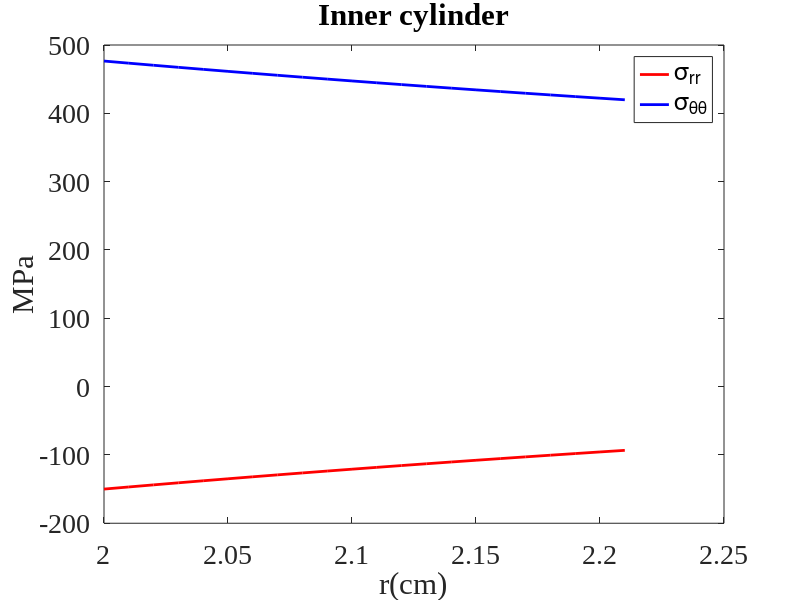
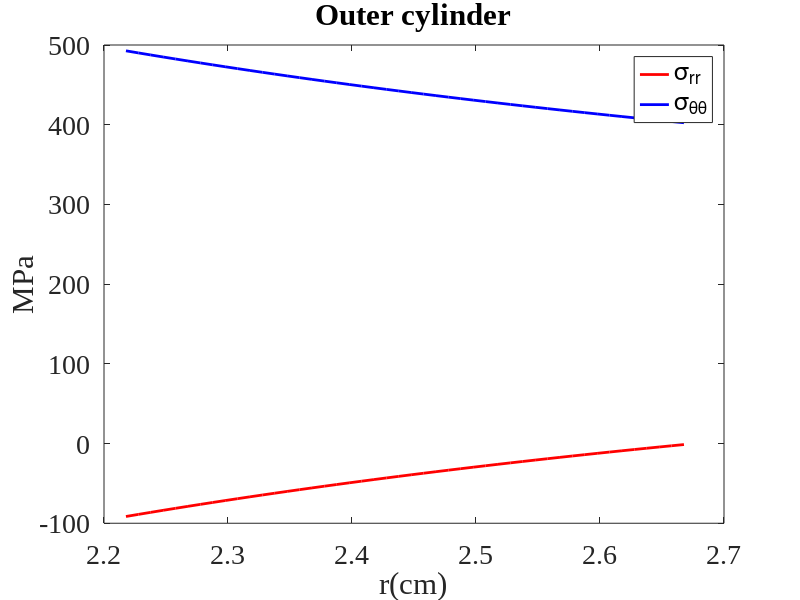

These figures' MATLAB source, in order:
clear
clc
close all

E = 70E9;
v = 0.25;
P = 150E6;
e = 1E-3;

a = 2;
b = 2.2177;
c = 2.6762;

A = (1-2*v)*(b^2-c^2)*e/(2*(1-v)*(c^2-a^2)) + P*(1+v)*(1-2*v)*a^2/(E*(c^2-a^2));
H = (1-2*v)*(b^2-a^2)*e/(2*(1-v)*(c^2-a^2)) + P*(1+v)*(1-2*v)*a^2/(E*(c^2-a^2));
B = (b^2-c^2)*a^2*e/(2*(1-v)*(c^2-a^2)) + P*(1+v)*a^2*c^2/(E*(c^2-a^2));
D = (b^2-a^2)*c^2*e/(2*(1-v)*(c^2-a^2)) + P*(1+v)*a^2*c^2/(E*(c^2-a^2));
r = a:0.01:b;
for i = 1:1:size(r,2)
    sigma_rr1(i) = E*A/((1+v)*(1-2*v))-E*B/((1+v)*r(i)^2);
    sigma_ss1(i) = E*A/((1+v)*(1-2*v))+E*B/((1+v)*r(i)^2);
end
figure(1)
plot(r,sigma_rr1/1E6,'r-','Markersize',6,'LineWidth',2)
hold on
plot(r,sigma_ss1/1E6,'b-','Markersize',6,'LineWidth',2)
hold on
xlabel({'r(cm)'},'FontSize',20);
ylabel({'MPa'},'FontSize',20);
set(gca, 'FontName','Times New Roman','FontSize', 20)
legend('\sigma_{rr}','\sigma_{\theta\theta}')
title('Inner cylinder')

r = b:0.01:c;
for i = 1:1:size(r,2)
    sigma_rr2(i) = E*H/((1+v)*(1-2*v))-E*D/((1+v)*r(i)^2);
    sigma_ss2(i) = E*H/((1+v)*(1-2*v))+E*D/((1+v)*r(i)^2);
end
figure(2)
plot(r,sigma_rr2/1E6,'r-','Markersize',6,'LineWidth',2)
hold on
plot(r,sigma_ss2/1E6,'b-','Markersize',6,'LineWidth',2)
hold on
xlabel({'r(cm)'},'FontSize',20);
ylabel({'MPa'},'FontSize',20);
set(gca, 'FontName','Times New Roman','FontSize', 20)
legend('\sigma_{rr}','\sigma_{\theta\theta}')
title('Outer cylinder')
